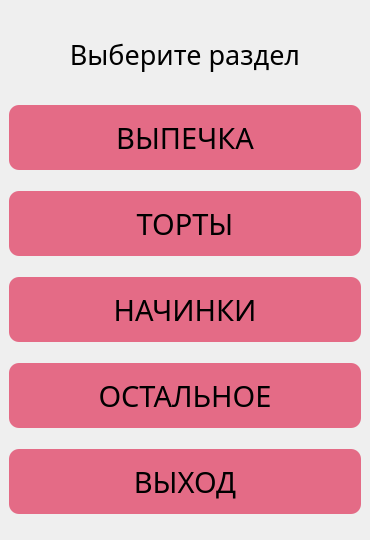
<?xml version="1.0" encoding="UTF-8"?>
<ui version="4.0">
 <class>WindowViborRazdela</class>
 <widget class="QMainWindow" name="WindowViborRazdela">
  <property name="geometry">
   <rect>
    <x>0</x>
    <y>0</y>
    <width>370</width>
    <height>540</height>
   </rect>
  </property>
  <property name="minimumSize">
   <size>
    <width>370</width>
    <height>540</height>
   </size>
  </property>
  <property name="maximumSize">
   <size>
    <width>370</width>
    <height>540</height>
   </size>
  </property>
  <property name="windowTitle">
   <string>Выбор раздела</string>
  </property>
  <property name="windowIcon">
   <iconset>
    <normaloff>../image/icon.png</normaloff>../image/icon.png</iconset>
  </property>
  <widget class="QWidget" name="centralwidget">
   <layout class="QVBoxLayout" name="verticalLayout">
    <item>
     <widget class="QLabel" name="label_title">
      <property name="maximumSize">
       <size>
        <width>16777215</width>
        <height>60</height>
       </size>
      </property>
      <property name="font">
       <font>
        <family>Trebuchet MS</family>
        <pointsize>20</pointsize>
       </font>
      </property>
      <property name="layoutDirection">
       <enum>Qt::LeftToRight</enum>
      </property>
      <property name="text">
       <string>Выберите раздел</string>
      </property>
      <property name="scaledContents">
       <bool>true</bool>
      </property>
      <property name="alignment">
       <set>Qt::AlignCenter</set>
      </property>
      <property name="wordWrap">
       <bool>false</bool>
      </property>
      <property name="margin">
       <number>0</number>
      </property>
     </widget>
    </item>
    <item>
     <widget class="QPushButton" name="btn_bakery">
      <property name="minimumSize">
       <size>
        <width>0</width>
        <height>65</height>
       </size>
      </property>
      <property name="maximumSize">
       <size>
        <width>500</width>
        <height>65</height>
       </size>
      </property>
      <property name="baseSize">
       <size>
        <width>0</width>
        <height>0</height>
       </size>
      </property>
      <property name="font">
       <font>
        <family>Trebuchet MS</family>
        <pointsize>22</pointsize>
        <weight>50</weight>
        <bold>false</bold>
       </font>
      </property>
      <property name="styleSheet">
       <string notr="true">QPushButton {
background-color: rgb(228, 107, 134);
border: none;
border-radius: 10px}

QPushButton:hover {
border: 1px solid  rgb(0, 0, 0);
background-color: rgba(228, 107, 134, 0.9)
}

QPushButton:pressed {
border:3px solid  rgb(0, 0, 0);
background-color: rgba(228, 107, 134, 1)
}</string>
      </property>
      <property name="text">
       <string>ВЫПЕЧКА</string>
      </property>
      <property name="checkable">
       <bool>false</bool>
      </property>
     </widget>
    </item>
    <item>
     <widget class="QPushButton" name="btn_cakes">
      <property name="minimumSize">
       <size>
        <width>0</width>
        <height>65</height>
       </size>
      </property>
      <property name="maximumSize">
       <size>
        <width>500</width>
        <height>65</height>
       </size>
      </property>
      <property name="baseSize">
       <size>
        <width>0</width>
        <height>0</height>
       </size>
      </property>
      <property name="font">
       <font>
        <family>Trebuchet MS</family>
        <pointsize>22</pointsize>
        <weight>50</weight>
        <bold>false</bold>
       </font>
      </property>
      <property name="styleSheet">
       <string notr="true">QPushButton {
background-color: rgb(228, 107, 134);
border: none;
border-radius: 10px}

QPushButton:hover {
border: 1px solid  rgb(0, 0, 0);
background-color: rgba(228, 107, 134, 0.9)
}

QPushButton:pressed {
border:3px solid  rgb(0, 0, 0);
background-color: rgba(228, 107, 134, 1)
}</string>
      </property>
      <property name="text">
       <string>ТОРТЫ</string>
      </property>
      <property name="checkable">
       <bool>false</bool>
      </property>
     </widget>
    </item>
    <item>
     <widget class="QPushButton" name="btn_filling">
      <property name="minimumSize">
       <size>
        <width>0</width>
        <height>65</height>
       </size>
      </property>
      <property name="maximumSize">
       <size>
        <width>500</width>
        <height>65</height>
       </size>
      </property>
      <property name="baseSize">
       <size>
        <width>0</width>
        <height>0</height>
       </size>
      </property>
      <property name="font">
       <font>
        <family>Trebuchet MS</family>
        <pointsize>22</pointsize>
        <weight>50</weight>
        <bold>false</bold>
       </font>
      </property>
      <property name="styleSheet">
       <string notr="true">QPushButton {
background-color: rgb(228, 107, 134);
border: none;
border-radius: 10px}

QPushButton:hover {
border: 1px solid  rgb(0, 0, 0);
background-color: rgba(228, 107, 134, 0.9)
}

QPushButton:pressed {
border:3px solid  rgb(0, 0, 0);
background-color: rgba(228, 107, 134, 1)
}</string>
      </property>
      <property name="text">
       <string>НАЧИНКИ</string>
      </property>
      <property name="checkable">
       <bool>false</bool>
      </property>
     </widget>
    </item>
    <item>
     <widget class="QPushButton" name="btn_others">
      <property name="minimumSize">
       <size>
        <width>0</width>
        <height>65</height>
       </size>
      </property>
      <property name="maximumSize">
       <size>
        <width>500</width>
        <height>65</height>
       </size>
      </property>
      <property name="baseSize">
       <size>
        <width>0</width>
        <height>0</height>
       </size>
      </property>
      <property name="font">
       <font>
        <family>Trebuchet MS</family>
        <pointsize>22</pointsize>
        <weight>50</weight>
        <bold>false</bold>
       </font>
      </property>
      <property name="styleSheet">
       <string notr="true">QPushButton {
background-color: rgb(228, 107, 134);
border: none;
border-radius: 10px}

QPushButton:hover {
border: 1px solid  rgb(0, 0, 0);
background-color: rgba(228, 107, 134, 0.9)
}

QPushButton:pressed {
border:3px solid  rgb(0, 0, 0);
background-color: rgba(228, 107, 134, 1)
}</string>
      </property>
      <property name="text">
       <string>ОСТАЛЬНОЕ</string>
      </property>
      <property name="checkable">
       <bool>false</bool>
      </property>
     </widget>
    </item>
    <item>
     <widget class="QPushButton" name="btn_exit">
      <property name="minimumSize">
       <size>
        <width>0</width>
        <height>65</height>
       </size>
      </property>
      <property name="maximumSize">
       <size>
        <width>500</width>
        <height>65</height>
       </size>
      </property>
      <property name="baseSize">
       <size>
        <width>0</width>
        <height>0</height>
       </size>
      </property>
      <property name="font">
       <font>
        <family>Trebuchet MS</family>
        <pointsize>22</pointsize>
        <weight>50</weight>
        <bold>false</bold>
       </font>
      </property>
      <property name="styleSheet">
       <string notr="true">QPushButton {
background-color: rgb(228, 107, 134);
border: none;
border-radius: 10px}

QPushButton:hover {
border: 1px solid  rgb(0, 0, 0);
background-color: rgba(228, 107, 134, 0.9)
}

QPushButton:pressed {
border:3px solid  rgb(0, 0, 0);
background-color: rgba(228, 107, 134, 1)
}</string>
      </property>
      <property name="text">
       <string>ВЫХОД</string>
      </property>
      <property name="checkable">
       <bool>false</bool>
      </property>
     </widget>
    </item>
   </layout>
  </widget>
 </widget>
 <resources/>
 <connections/>
</ui>
